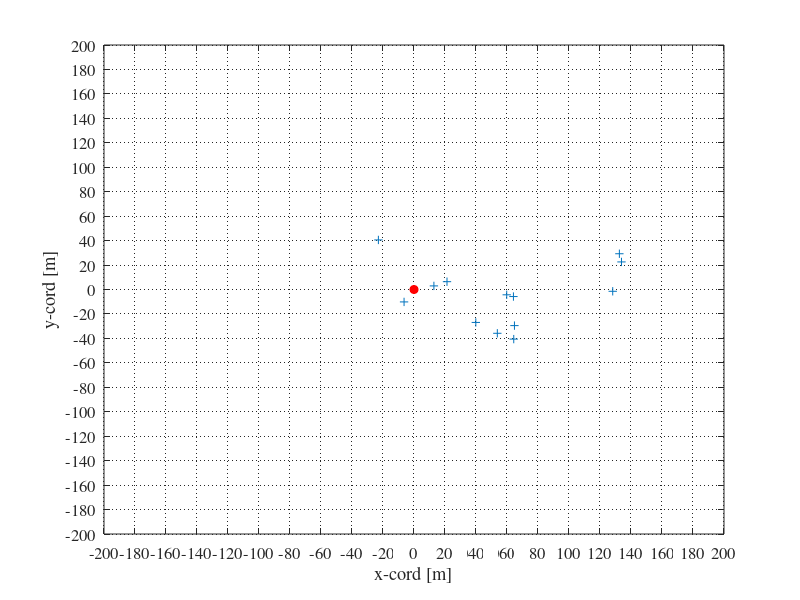

Recreate this plot in MATLAB. (Note: this script raises an error after producing the figure.)
% Exercise 2.12: QuaDRiGa Channel Generation for LISTA-CE
%
% This script demonstrates how to:
% 1. Configure 3GPP channel models using QuaDRiGa.
% 2. Generate channel coefficients for channel estimation tasks.
% 3. Format and save the data for training Deep Learning models.
%
% Scenario Configuration:
% - Scenario: 3GPP 38.901 UMi_NLOS (Outdoor) or Indoor Open
% - Frequency: 2.655 GHz
% - Bandwidth: 10 MHz
% - BS Antennas: 32 (Omni/3GPP-3D)
% - UE Antennas: 1
%
% TODO:
% 1. Configure simulation parameters (QD simulation parameters).
% 2. Create Layout and Tracks (User movement).
% 3. Extract and normalize Channel State Information (CSI).

clear
clc

id = 1
set(0,'defaultTextFontSize', 12)                        % Default Font Size
set(0,'defaultAxesFontSize', 12)                        % Default Font Size
set(0,'defaultAxesFontName','Times')                    % Default Font Type
set(0,'defaultTextFontName','Times')                    % Default Font Type
set(0,'defaultFigurePaperPositionMode','auto')          % Default Plot position
set(0,'DefaultFigurePaperType','<custom>')              % Default Paper Type
set(0,'DefaultFigurePaperSize',[14.5 7.3])            	% Default Paper Size

test = '';
switch test % train:1, test: 9999
    case 'test'
        randn('seed',9999);  
        rand('seed',9999);
    case 'valid'
        randn('seed',1234);  
        rand('seed',1234);
    case ''
        randn('seed',1);  
        rand('seed',1);
end

domain = 'angle_delay';

%% frequency related parameters
centerFrequency = 2.655e9;            % Center frequency in Hz
bandwidth = 10 * 1e6;                     % Bandwidth in Hz
numSubcarriers = 32;               % Number of sub-carriers
cutout = 32;                        % Reserve 32 non-zero rows
subSampling = 1;                     % Only take every subsampling's sub-carriers
lambda = 3e8/centerFrequency;
num_sc_used = 72;

%% BS related parameters
BSantType = 'omni';
vertical = false;
antennaHeight = 25;                  % Antenna height of the bse station in m
antennaSpacing = 1/2;                % Antenna spacing in multiples of the wave length
M = 32;                              % Total number of antennas
region = 1;  %save 1 region's datasets in one-time generation (due to limited Matlab memory)
% id = 1;  % region id

train_num = 10;
vali_num = 1;
test_num = 2;           % 用户数
numSamples = train_num + vali_num + test_num;
numSamplesSave = numSamples;
% 
% numSamplesSave = 10000;

%% User related parameters
num_rx = region * numSamples;        % number of single-antenna users
dis_range = 100;                      % maximum distance among users, meter of radius
userHeight = 1.5;                    % Antenna height of the users
DisWithBSx = [50, 0];       % distance between the district center and BS in x-axis, meter
DisWithBSy = [0, 0];     % distance between the district center and BS in y-axis, meter
speed = 100;  % m/s
coherenceTime = lambda/4/speed
num_symbols_coherence_time = coherenceTime/1e-3*14*subSampling  % assume 1ms slot duration, 14 symbols, subcarrier spacing*4->symbol duration/4 
sequenceLength = 14;                % Number of steps in a track to simulate for each drop
time_grid = 66.66e-6;               % time interval to sample = ofdm symbol duration = 1/subcarrier spacing 
sequenceLengthSave = 1;

%% randomly generate 2D user positions
Location = zeros(3, num_rx);
Location(3,:) = userHeight;
for i = id:region+id-1     %for genetating task id, use"i = id:region+id-1"
    Location(1,(1*numSamples-numSamples+1):1*numSamples) = DisWithBSx(i) + dis_range*(rand(numSamples,1)).*cos(2*pi*rand(numSamples,1));
    Location(2,(1*numSamples-numSamples+1):1*numSamples) = DisWithBSy(i) + dis_range*(rand(numSamples,1)).*sin(2*pi*rand(numSamples,1));
end
label = Location(1:2, :).';

figure;
scatter(Location(1,:),Location(2,:),'+');
hold on;
plot(0,0,'ro','MarkerFaceColor','r');
axis([-200 200 -200 200]);
grid on
grid on;
set(gca, 'GridLineStyle', ':');  
set(gca, 'GridAlpha', 1);  
set(gca, 'XTick', -200:20:200);  
set(gca, 'YTick', -200:20:200);
xlabel('x-cord [m]');
ylabel('y-cord [m]');
box on

%% Build 3GPP standard simulation environment (TODO)

% TODO: Set up simulation parameters using qd_simulation_parameters
% 1. Create a simulation parameter object 's'
% 2. Set center_frequency, sample_density, etc.

% TODO: Create QuaDRiGa layout
% 1. Create a layout object 'L' using 's'
% 2. Configure number of transmitters (no_tx) and receivers (no_rx)
% 3. Set standard 3GPP scenario (e.g., '3GPP_38.901_UMi_NLOS')

% TODO: Configure Antennas
% 1. Create transmit antenna array (e.g., omni-directional, M elements)
% 2. Create receive antenna array (omni-directional, Nr elements)
% 3. Assign arrays to L.tx_array and L.rx_array

%% Create tracks (TODO)

% TODO: Create user tracks (movement)
% 1. Iterate through all receivers (L.no_rx)
% 2. Create qd_track objects with linear motion
% 3. Set track name, speed, and scenario
% 4. Assign tracks to the layout

L.rx_position = Location;

% Environment related parameters
clusterSet = [5, 40];
b = L.init_builder;  
SClambda = 20;     % SSF decorrelation distance
Nclusters = clusterSet(id); 
Nsubpaths = 10; 
PerClusterAS = 1;     

% Apply settings
b.scenpar.PerClusterDS = 0; 
b.scenpar.NumClusters = Nclusters;     
b.scenpar.NumSubPaths = Nsubpaths; 
b.scenpar.KF_mu = -3;
b.scenpar.KF_sigma = 0.5;
b.scenpar.SC_lambda = SClambda;
b.scenpar.PerClusterAS_A = PerClusterAS; 
b.scenpar.PerClusterAS_D = PerClusterAS;

% Generate small-scale fading
b.gen_ssf_parameters;        
c = get_channels(b); 


%% generate CSI data (TODO)
switch domain
    case 'angle_delay'
        H = zeros(numSamplesSave, Nr, M, cutout, sequenceLengthSave);
        normalization_factor = zeros(numSamplesSave, 1);
    case 'spatial_fre'
        H = zeros(numSamplesSave, Nr, M, num_sc_used, sequenceLengthSave);
        normalization_factor = zeros(numSamplesSave, M);
end
label = label(1:numSamplesSave, :);

for i = 1: numSamplesSave
    % TODO: Extract Channel Coefficients
    % 1. Get channel builder/coefficients for sample 'i'
    % 2. Compute frequency response using 'fr' method
    % 3. Perform FFT if domain is 'angle_delay'
    % 4. Normalize the coefficients
    % 5. Store in H matrix
    
    disp(['This is the ',num2str(i),'-th sample'])
end
output_h=squeeze(H);

region = 1;
for i = 1 : numSamplesSave
    H_data(:,:,i) = reshape(output_h(i,:,:), [cutout*M, region]);
end

H_data = reshape(H_data,[cutout*M, region*numSamplesSave]); 

train_data = zeros(train_num, M*cutout*2);
vali_data = zeros(vali_num, M*cutout*2);
test_data = zeros(test_num, M*cutout*2);
 
for kk = 1: train_num
% for kk = 1
    H_data_temp = reshape(H_data(:,kk), [M,cutout]);
    H_data_all = [real(H_data_temp);imag(H_data_temp)];
    train_data(kk,:) = reshape(H_data_all, [1, M*cutout*2]);
end
for kk = 1: vali_num
    H_data_temp = reshape(H_data(:,kk+train_num), [M,cutout]);
    H_data_all = [real(H_data_temp);imag(H_data_temp)];
    vali_data(kk,:) = reshape(H_data_all, [1, M*cutout*2]);
end
for kk = 1: test_num
    H_data_temp = reshape(H_data(:,kk+train_num+vali_num), [M,cutout]);
    H_data_all = [real(H_data_temp);imag(H_data_temp)];
    test_data(kk,:) = reshape(H_data_all, [1, M*cutout*2]);
end

% 进行统一的归一化后存储
train_data = (train_data)./30;
vali_data = (vali_data)./30;
test_data = (test_data)./30;

save('D:\Users\20532\Compressive_Sensing\Train_data_LISTA_CE_BeamFreq_Path1.mat','train_data','-v7');
save('D:\Users\20532\Compressive_Sensing\Vali_data_LISTA_CE_BeamFreq_Path1.mat','vali_data','-v7');
save('D:\Users\20532\Compressive_Sensing\Test_data_LISTA_CE_BeamFreq_Path1.mat','test_data','-v7');
